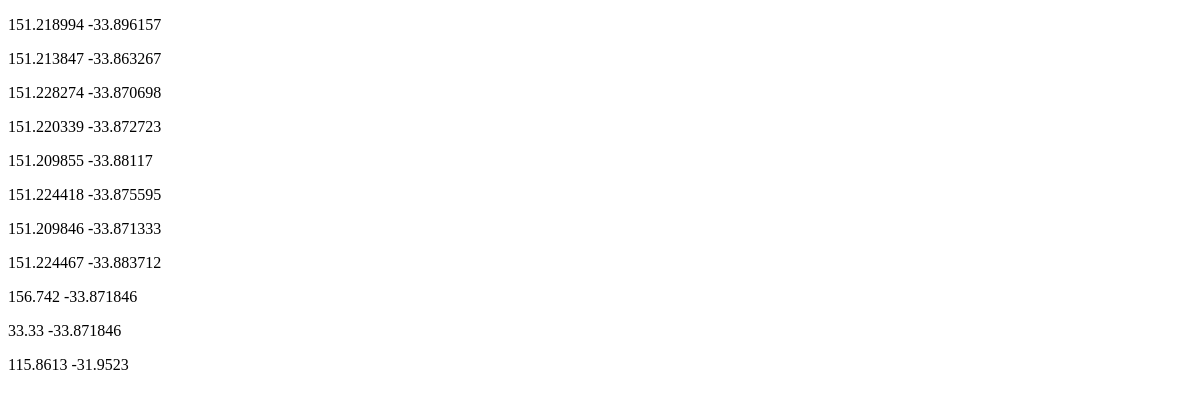
The page /longlat on the database as committed earlier.
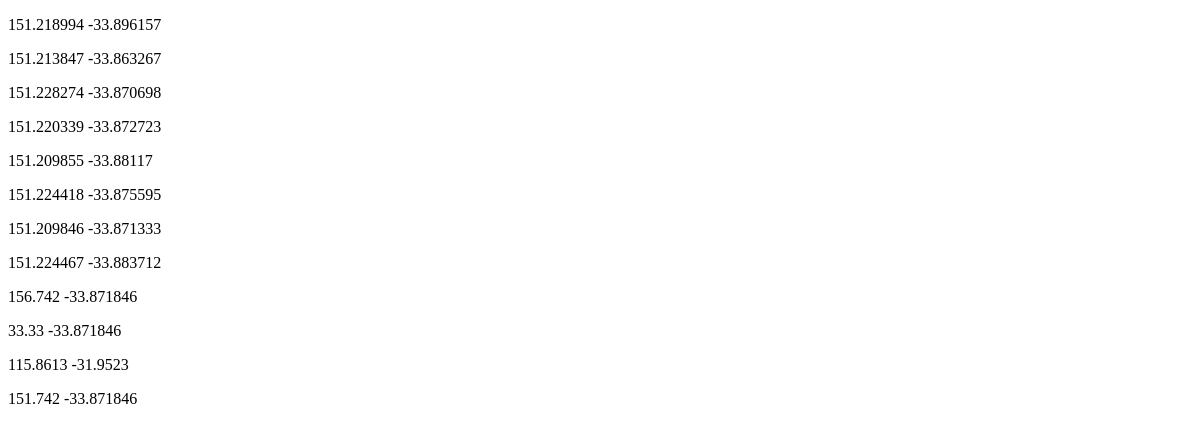
The same page on the database as committed later.
### radius/models.py (models this page shows, shortened)
class Activity(models.Model):
    name = models.CharField(max_length=200, help_text='Activity Name')
    description = models.TextField(help_text='Activity Description')
    address = models.CharField(max_length=200, help_text='Activity Address')
    tags = models.ManyToManyField(ActivityTags, help_text='Select Tags')
    id = models.UUIDField(primary_key=True, default=uuid.uuid4,
                          help_text='Activity Key')
    datetime = models.DateTimeField(default=datetime.datetime.now())
    longitude = models.FloatField(default=151.7420)
    latitude = models.FloatField(default=-33.871846)

### radius/views.py (the view)
# urls.py: path('longlat', views.longlat, name='longlattest')
def longlat(request):
    activity_list = Activity.objects.all()
    context = {
        'activity_list': activity_list
    }
    return render(request, 'longlat.html', context)

### radius/templates/longlat.html (shortened to what this page needs)
<!DOCTYPE html>
<html lang="en">
<head>
{% for activity in activity_list %}
    <p>{{ activity.longitude }}
    {{ activity.latitude }}</p>
{% endfor %}
</head>
<body>
</body>
</html>

Rows that differ between the two databases and show on the page:
added Activity: longitude "151.742", latitude "-33.871846"
